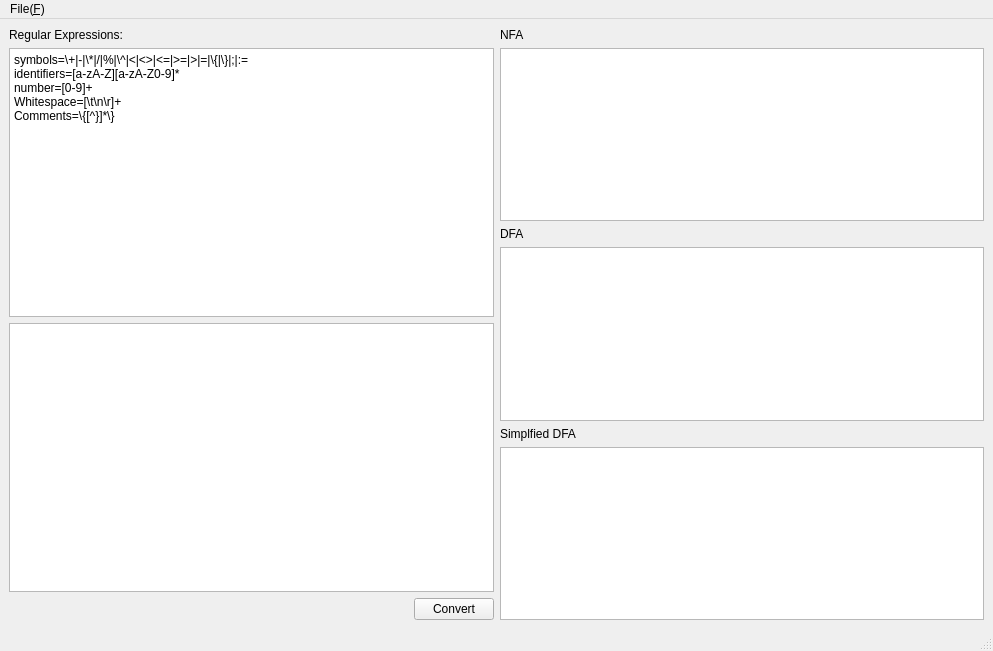
<?xml version="1.0" encoding="UTF-8"?>
<ui version="4.0">
 <class>mainWindow</class>
 <widget class="QMainWindow" name="mainWindow">
  <property name="geometry">
   <rect>
    <x>0</x>
    <y>0</y>
    <width>993</width>
    <height>651</height>
   </rect>
  </property>
  <property name="windowTitle">
   <string>mainWindow</string>
  </property>
  <widget class="QWidget" name="centralwidget">
   <layout class="QHBoxLayout" name="horizontalLayout_2">
    <item>
     <layout class="QVBoxLayout" name="verticalLayout_2">
      <item>
       <widget class="QLabel" name="label_RE">
        <property name="text">
         <string>Regular Expressions:</string>
        </property>
       </widget>
      </item>
      <item>
       <widget class="QTextEdit" name="textEditor">
        <property name="html">
         <string>&lt;!DOCTYPE HTML PUBLIC &quot;-//W3C//DTD HTML 4.0//EN&quot; &quot;http://www.w3.org/TR/REC-html40/strict.dtd&quot;&gt;
&lt;html&gt;&lt;head&gt;&lt;meta name=&quot;qrichtext&quot; content=&quot;1&quot; /&gt;&lt;meta charset=&quot;utf-8&quot; /&gt;&lt;style type=&quot;text/css&quot;&gt;
p, li { white-space: pre-wrap; }
hr { height: 1px; border-width: 0; }
li.unchecked::marker { content: &quot;\2610&quot;; }
li.checked::marker { content: &quot;\2612&quot;; }
&lt;/style&gt;&lt;/head&gt;&lt;body style=&quot; font-family:'Microsoft YaHei UI'; font-size:9pt; font-weight:400; font-style:normal;&quot;&gt;
&lt;p style=&quot; margin-top:0px; margin-bottom:0px; margin-left:0px; margin-right:0px; -qt-block-indent:0; text-indent:0px;&quot;&gt;symbols=\+|-|\*|/|%|\^|&amp;lt;|&amp;lt;&amp;gt;|&amp;lt;=|&amp;gt;=|&amp;gt;|=|\{|\}|;|:=&lt;/p&gt;
&lt;p style=&quot; margin-top:0px; margin-bottom:0px; margin-left:0px; margin-right:0px; -qt-block-indent:0; text-indent:0px;&quot;&gt;identifiers=[a-zA-Z][a-zA-Z0-9]*&lt;/p&gt;
&lt;p style=&quot; margin-top:0px; margin-bottom:0px; margin-left:0px; margin-right:0px; -qt-block-indent:0; text-indent:0px;&quot;&gt;number=[0-9]+&lt;/p&gt;
&lt;p style=&quot; margin-top:0px; margin-bottom:0px; margin-left:0px; margin-right:0px; -qt-block-indent:0; text-indent:0px;&quot;&gt;Whitespace=[\t\n\r]+&lt;/p&gt;
&lt;p style=&quot; margin-top:0px; margin-bottom:0px; margin-left:0px; margin-right:0px; -qt-block-indent:0; text-indent:0px;&quot;&gt;Comments=\{[^}]*\}&lt;/p&gt;
&lt;p style=&quot;-qt-paragraph-type:empty; margin-top:0px; margin-bottom:0px; margin-left:0px; margin-right:0px; -qt-block-indent:0; text-indent:0px;&quot;&gt;&lt;br /&gt;&lt;/p&gt;&lt;/body&gt;&lt;/html&gt;</string>
        </property>
       </widget>
      </item>
      <item>
       <widget class="QTextEdit" name="Code"/>
      </item>
      <item>
       <layout class="QHBoxLayout" name="horizontalLayout">
        <item>
         <spacer name="horizontalSpacer">
          <property name="orientation">
           <enum>Qt::Horizontal</enum>
          </property>
          <property name="sizeHint" stdset="0">
           <size>
            <width>40</width>
            <height>20</height>
           </size>
          </property>
         </spacer>
        </item>
        <item>
         <widget class="QPushButton" name="convertButton">
          <property name="text">
           <string>Convert</string>
          </property>
         </widget>
        </item>
       </layout>
      </item>
     </layout>
    </item>
    <item>
     <layout class="QVBoxLayout" name="verticalLayout_3">
      <item>
       <widget class="QLabel" name="label_NFA">
        <property name="text">
         <string>NFA</string>
        </property>
       </widget>
      </item>
      <item>
       <widget class="QTableWidget" name="nfaTable"/>
      </item>
      <item>
       <widget class="QLabel" name="label_DFA">
        <property name="text">
         <string>DFA</string>
        </property>
       </widget>
      </item>
      <item>
       <widget class="QTableWidget" name="dfaTable"/>
      </item>
      <item>
       <widget class="QLabel" name="label_SDFA">
        <property name="text">
         <string>Simplfied DFA</string>
        </property>
       </widget>
      </item>
      <item>
       <widget class="QTableWidget" name="sdfaTable"/>
      </item>
     </layout>
    </item>
   </layout>
  </widget>
  <widget class="QMenuBar" name="menubar">
   <property name="geometry">
    <rect>
     <x>0</x>
     <y>0</y>
     <width>993</width>
     <height>19</height>
    </rect>
   </property>
   <widget class="QMenu" name="menuFIle">
    <property name="title">
     <string>File(&amp;F)</string>
    </property>
    <addaction name="OpenAction"/>
    <addaction name="SaveAction"/>
   </widget>
   <addaction name="menuFIle"/>
  </widget>
  <widget class="QStatusBar" name="statusbar"/>
  <action name="OpenAction">
   <property name="text">
    <string>Open(&amp;O)</string>
   </property>
  </action>
  <action name="SaveAction">
   <property name="text">
    <string>Save as(&amp;S)</string>
   </property>
  </action>
 </widget>
 <resources/>
 <connections/>
</ui>
